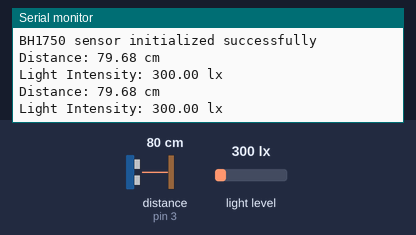
Recording of a sketch running on a simulated Arduino Uno, built with avr-gcc and run on an emulated ATmega328P. Parts: the last lines printed to the serial monitor. Wiring (inferred from the names in the program): ultrasonic range finder: trigger pin 2; echo pin 3. The test bench sets the inputs (shaded band); at power-on: distance to the obstacle (sensor on pin 3) 80 cm, light level 300 lx. The echo pulse lasts 58.3 µs per cm.

Above: at 1.8 s.
1.9 s: distance to the obstacle (sensor on pin 3) set to 2 cm
At 2.7 s:
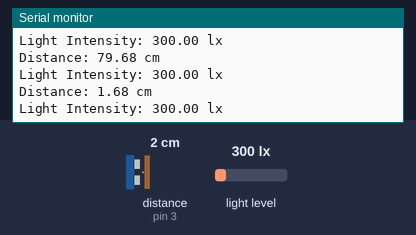
3.4 s: light level set to 40 lx
At 4.7 s:
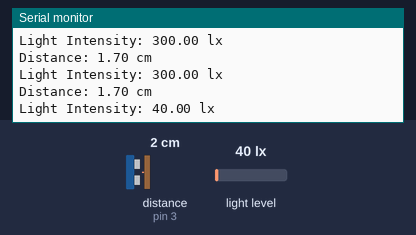
4.9 s: distance to the obstacle (sensor on pin 3) set to 4 cm
At 5.9 s:
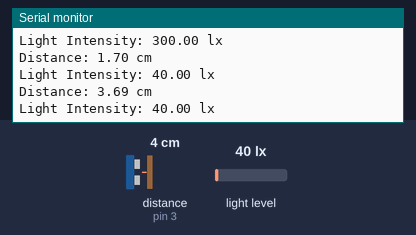
6.4 s: light level set to 500 lx
At 7.9 s:
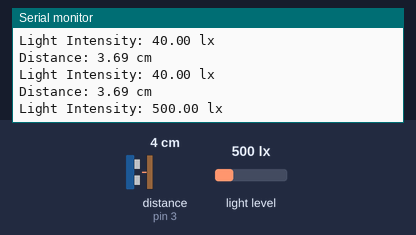
Timing chart, 0 to 8.9 s (numbered marks = the images above; inputs shaded):
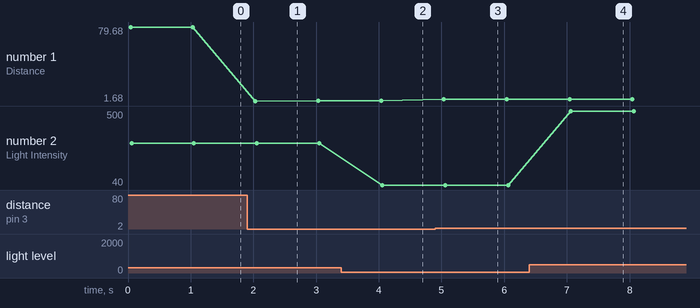

Measured:
- after the input at 1.9 s, the serial monitor: prints a new line after 0.13 s (image 1)
- after the input at 3.4 s, the serial monitor: prints a new line after 0.66 s (image 2)
- after the input at 4.9 s, the serial monitor: prints a new line after 0.14 s (image 3)
- after the input at 6.4 s, the serial monitor: prints a new line after 0.66 s (image 4)
- plotted number 1: 79.68 → 1.7 after the input at 1.9 s, 1.7 → 3.69 after the input at 4.9 s
- plotted number 2: 300 → 40 after the input at 3.4 s, 40 → 500 after the input at 6.4 s

The sketch:

2024_lux_avstand.ino
```cpp
#include <Arduino.h>
#include <Wire.h>
#include <BH1750.h>

// Define pins for the HC-SR04
#define TRIGGER_PIN 2
#define ECHO_PIN 3

// Create an instance of the BH1750 sensor
BH1750 lightMeter;

void setup() {
  // Initialize the serial communication
  Serial.begin(9600);

  // Configure the trigger and echo pins
  pinMode(TRIGGER_PIN, OUTPUT);
  pinMode(ECHO_PIN, INPUT);

  // Ensure the trigger pin is set LOW
  digitalWrite(TRIGGER_PIN, LOW);

  // Initialize the I2C communication
  Wire.begin();

  // Initialize the BH1750 sensor
  if (lightMeter.begin()) {
    Serial.println("BH1750 sensor initialized successfully");
  } else {
    Serial.println("Error initializing BH1750 sensor");
  }
}

void loop() {
  // Measure distance using HC-SR04
  digitalWrite(TRIGGER_PIN, HIGH);
  delayMicroseconds(10);
  digitalWrite(TRIGGER_PIN, LOW);

  long duration = pulseIn(ECHO_PIN, HIGH);
  float distance = duration * 0.0343 / 2;

  // Print the distance to the serial monitor
  Serial.print("Distance: ");
  Serial.print(distance);
  Serial.println(" cm");

  // Measure light intensity using BH1750
  float lux = lightMeter.readLightLevel();

  // Print the light intensity to the serial monitor
  Serial.print("Light Intensity: ");
  Serial.print(lux);
  Serial.println(" lx");

  // Wait for a short time before the next measurement
  delay(1000);
}
```
